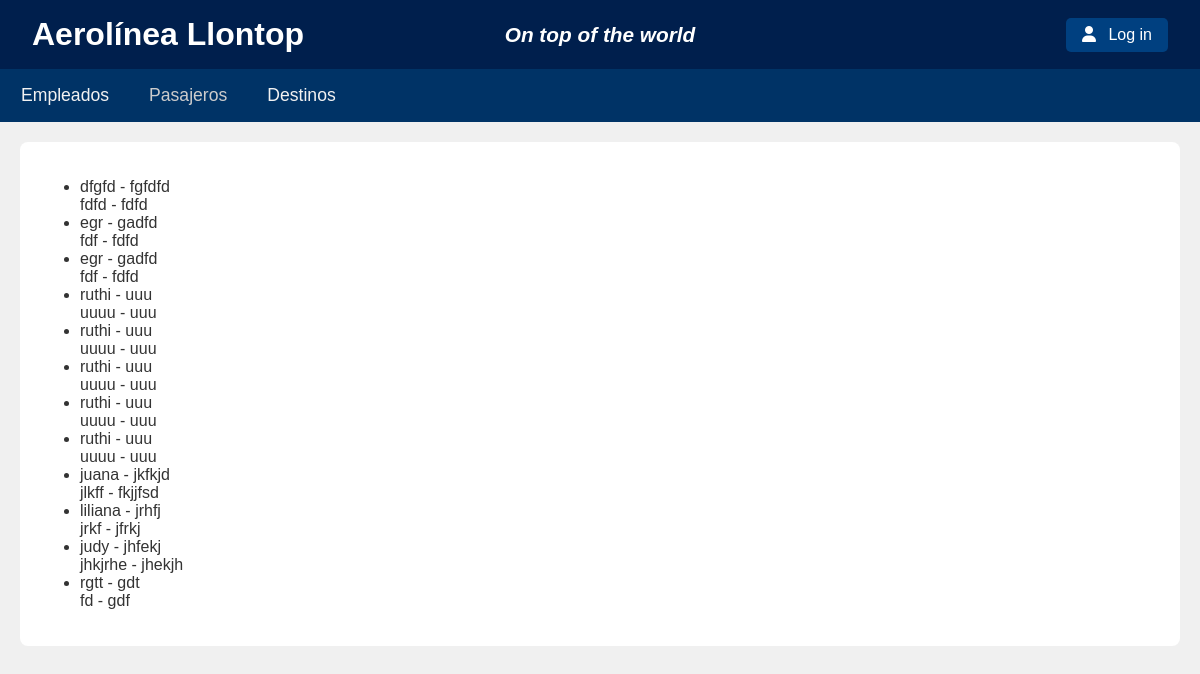
Page /pasajeros/lista/ on the committed database.
### pasajeros/models.py (models this page shows, shortened)
class Pasajeros(models.Model):
    nombrepax = models.CharField(max_length=50)
    email = models.CharField(max_length=50)
    viajero_frecuente = models.CharField(max_length=50)
    status = models.CharField(max_length=50)

### pasajeros/views.py (the view)
# urls.py: path('lista/', lista_pasajeros, name='lista-pasajeros'),
def lista_pasajeros(request):
    modelos = Pasajeros.objects.all()
    contexto = {
        "pasajeros": modelos
    }
    return render(request, 'pasajeros/lista-pasajeros.html', context=contexto)

### pasajeros/templates/pasajeros/lista-pasajeros.html (shortened to what this page needs)
{% extends 'pasajeros/base.html' %}
{% block aerolinea %}
<div>
    <ul>
        {% for pasajero in pasajeros %}
            <li>{{ pasajero.nombrepax }} - {{pasajero.email}} </li>
            {{pasajero.status}} - {{pasajero.viajero_frecuente}}
        {% endfor %}
    </ul>
</div>
{% endblock %}

### pasajeros/templates/pasajeros/base.html (style rules this page uses)
body { font-family: Arial, sans-serif; background-color: #f0f0f0; color: #333; margin: 0; padding: 0; }

### rows in the picture
Pasajeros: nombrepax "dfgfd", email "fgfdfd", status "fdfd", viajero_frecuente "fdfd"
Pasajeros: nombrepax "egr", email "gadfd", status "fdf", viajero_frecuente "fdfd"
Pasajeros: nombrepax "egr", email "gadfd", status "fdf", viajero_frecuente "fdfd"
Pasajeros: nombrepax "ruthi", email "uuu", status "uuuu", viajero_frecuente "uuu"
Pasajeros: nombrepax "ruthi", email "uuu", status "uuuu", viajero_frecuente "uuu"
Pasajeros: nombrepax "ruthi", email "uuu", status "uuuu", viajero_frecuente "uuu"
Pasajeros: nombrepax "ruthi", email "uuu", status "uuuu", viajero_frecuente "uuu"
Pasajeros: nombrepax "ruthi", email "uuu", status "uuuu", viajero_frecuente "uuu"
Pasajeros: nombrepax "juana", email "jkfkjd", status "jlkff", viajero_frecuente "fkjjfsd"
Pasajeros: nombrepax "liliana", email "jrhfj", status "jrkf", viajero_frecuente "jfrkj"
Pasajeros: nombrepax "judy", email "jhfekj", status "jhkjrhe", viajero_frecuente "jhekjh"
Pasajeros: nombrepax "rgtt", email "gdt", status "fd", viajero_frecuente "gdf"
